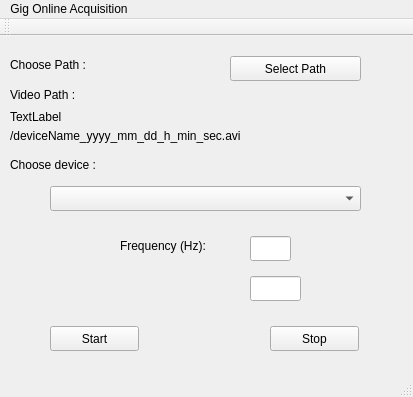
<?xml version="1.0" encoding="UTF-8"?>
<ui version="4.0">
 <class>Manage</class>
 <widget class="QMainWindow" name="Manage">
  <property name="geometry">
   <rect>
    <x>0</x>
    <y>0</y>
    <width>413</width>
    <height>397</height>
   </rect>
  </property>
  <property name="windowTitle">
   <string>Manage</string>
  </property>
  <widget class="QWidget" name="centralWidget">
   <widget class="QPushButton" name="startpushButton">
    <property name="geometry">
     <rect>
      <x>50</x>
      <y>290</y>
      <width>89</width>
      <height>25</height>
     </rect>
    </property>
    <property name="text">
     <string>Start</string>
    </property>
   </widget>
   <widget class="QPushButton" name="stoppushButton">
    <property name="geometry">
     <rect>
      <x>270</x>
      <y>290</y>
      <width>89</width>
      <height>25</height>
     </rect>
    </property>
    <property name="text">
     <string>Stop</string>
    </property>
   </widget>
   <widget class="QLabel" name="label">
    <property name="geometry">
     <rect>
      <x>10</x>
      <y>90</y>
      <width>381</width>
      <height>20</height>
     </rect>
    </property>
    <property name="text">
     <string>/deviceName_yyyy_mm_dd_h_min_sec.avi</string>
    </property>
   </widget>
   <widget class="QComboBox" name="devicesQueueComboBox">
    <property name="geometry">
     <rect>
      <x>50</x>
      <y>150</y>
      <width>311</width>
      <height>25</height>
     </rect>
    </property>
   </widget>
   <widget class="QLabel" name="label_2">
    <property name="geometry">
     <rect>
      <x>10</x>
      <y>120</y>
      <width>111</width>
      <height>17</height>
     </rect>
    </property>
    <property name="text">
     <string>Choose device :</string>
    </property>
   </widget>
   <widget class="QLineEdit" name="lineEditFreq">
    <property name="geometry">
     <rect>
      <x>250</x>
      <y>200</y>
      <width>41</width>
      <height>25</height>
     </rect>
    </property>
   </widget>
   <widget class="QLabel" name="label_3">
    <property name="geometry">
     <rect>
      <x>120</x>
      <y>200</y>
      <width>111</width>
      <height>20</height>
     </rect>
    </property>
    <property name="text">
     <string>Frequency (Hz):</string>
    </property>
   </widget>
   <widget class="QLineEdit" name="lineEditDelay">
    <property name="geometry">
     <rect>
      <x>250</x>
      <y>240</y>
      <width>51</width>
      <height>25</height>
     </rect>
    </property>
   </widget>
   <widget class="QLabel" name="label_4">
    <property name="geometry">
     <rect>
      <x>60</x>
      <y>240</y>
      <width>171</width>
      <height>20</height>
     </rect>
    </property>
    <property name="text">
     <string/>
    </property>
   </widget>
   <widget class="QLabel" name="label_5">
    <property name="geometry">
     <rect>
      <x>10</x>
      <y>20</y>
      <width>161</width>
      <height>17</height>
     </rect>
    </property>
    <property name="text">
     <string>Choose Path :</string>
    </property>
   </widget>
   <widget class="QPushButton" name="selectPathpushButton">
    <property name="geometry">
     <rect>
      <x>230</x>
      <y>20</y>
      <width>131</width>
      <height>25</height>
     </rect>
    </property>
    <property name="text">
     <string>Select Path</string>
    </property>
   </widget>
   <widget class="QLabel" name="labelPath">
    <property name="geometry">
     <rect>
      <x>10</x>
      <y>60</y>
      <width>371</width>
      <height>41</height>
     </rect>
    </property>
    <property name="text">
     <string>TextLabel</string>
    </property>
   </widget>
   <widget class="QLabel" name="label_6">
    <property name="geometry">
     <rect>
      <x>10</x>
      <y>50</y>
      <width>121</width>
      <height>17</height>
     </rect>
    </property>
    <property name="text">
     <string>Video Path :</string>
    </property>
   </widget>
  </widget>
  <widget class="QMenuBar" name="menuBar">
   <property name="geometry">
    <rect>
     <x>0</x>
     <y>0</y>
     <width>413</width>
     <height>22</height>
    </rect>
   </property>
   <widget class="QMenu" name="menuGig_Online_Acquisition">
    <property name="title">
     <string>Gig Online Acquisition</string>
    </property>
   </widget>
   <addaction name="menuGig_Online_Acquisition"/>
  </widget>
  <widget class="QToolBar" name="mainToolBar">
   <attribute name="toolBarArea">
    <enum>TopToolBarArea</enum>
   </attribute>
   <attribute name="toolBarBreak">
    <bool>false</bool>
   </attribute>
  </widget>
  <widget class="QStatusBar" name="statusBar"/>
 </widget>
 <layoutdefault spacing="6" margin="11"/>
 <resources/>
 <connections/>
</ui>
